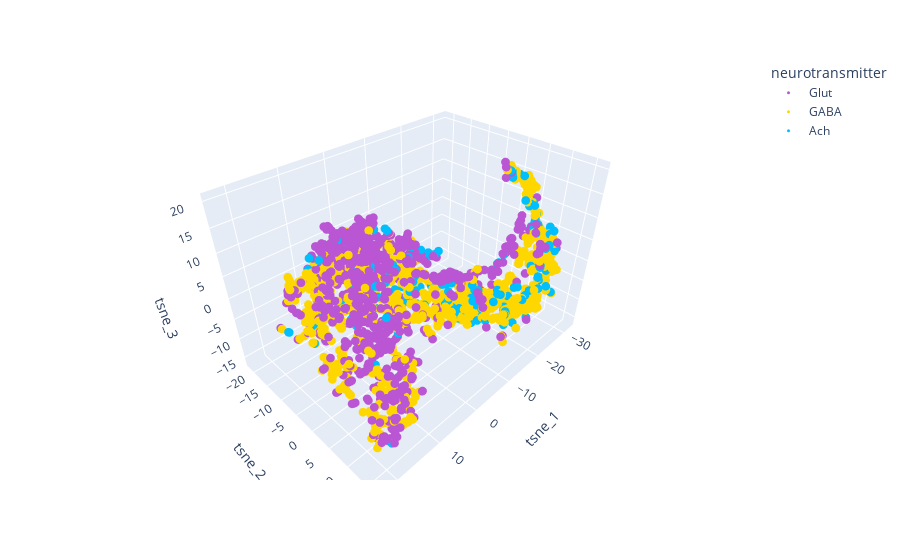

Source (notebook cell):
### Code cell
# 3D visualization
import plotly.express as px
fig = px.scatter_3d(tsne_result_df, x = 'tsne_1',y = 'tsne_2',z='tsne_3', color = 'neurotransmitter',color_discrete_map = {'Ach':'deepskyblue','GABA':'gold','Glut':'mediumorchid'})
fig.update_traces(marker_size = 3)
fig.show()

### Figure 1 — Plotly figure (JSON) as saved in the notebook; plotly's stock layout.template omitted (floating-point values rounded to 4 significant figures; data arrays with more than 128 entries replaced by an {"elided": "..."} marker saying what was removed)
{"data": [{"hovertemplate": "neurotransmitter=Glut<br>tsne_1=%{x}<br>tsne_2=%{y}<br>tsne_3=%{z}<extra></extra>", "legendgroup": "Glut", "marker": {"color": "mediumorchid", "size": 3, "symbol": "circle"}, "mode": "markers", "name": "Glut", "scene": "scene", "showlegend": true, "type": "scatter3d", "x": {"elided": "869 float values"}, "y": {"elided": "869 float values"}, "z": {"elided": "869 float values"}}, {"hovertemplate": "neurotransmitter=GABA<br>tsne_1=%{x}<br>tsne_2=%{y}<br>tsne_3=%{z}<extra></extra>", "legendgroup": "GABA", "marker": {"color": "gold", "size": 3, "symbol": "circle"}, "mode": "markers", "name": "GABA", "scene": "scene", "showlegend": true, "type": "scatter3d", "x": {"elided": "1192 float values"}, "y": {"elided": "1192 float values"}, "z": {"elided": "1192 float values"}}, {"hovertemplate": "neurotransmitter=Ach<br>tsne_1=%{x}<br>tsne_2=%{y}<br>tsne_3=%{z}<extra></extra>", "legendgroup": "Ach", "marker": {"color": "deepskyblue", "size": 3, "symbol": "circle"}, "mode": "markers", "name": "Ach", "scene": "scene", "showlegend": true, "type": "scatter3d", "x": {"elided": "225 float values"}, "y": {"elided": "225 float values"}, "z": {"elided": "225 float values"}}], "layout": {"legend": {"title": {"text": "neurotransmitter"}, "tracegroupgap": 0}, "margin": {"t": 60}, "scene": {"domain": {"x": [0, 1], "y": [0, 1]}, "xaxis": {"title": {"text": "tsne_1"}}, "yaxis": {"title": {"text": "tsne_2"}}, "zaxis": {"title": {"text": "tsne_3"}}}}}
